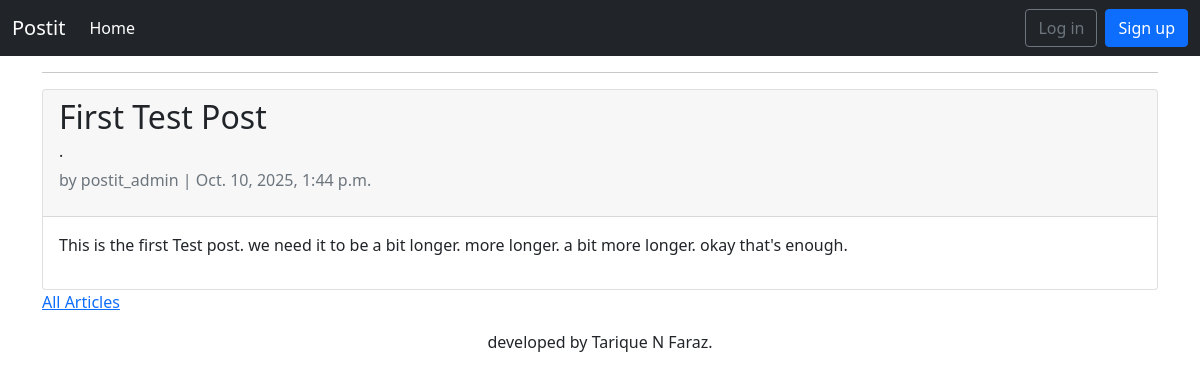
The app's page /posts/1/ with its own data.
### posts/models.py (models this page shows, shortened)
class Post(models.Model):
	title = models.CharField(max_length=200)
	body = models.TextField()
	author = models.ForeignKey(get_user_model(), on_delete=models.CASCADE)
	created_at = models.DateTimeField(auto_now_add=True)
	updated_at = models.DateTimeField(auto_now=True)

### users/models.py (models this page shows)
class CustomUser(AbstractUser):
	age = models.PositiveIntegerField(null=True, blank=True)

### posts/views.py (the view)
# urls.py: path('posts/<int:pk>/', PostDetail.as_view(), name='post_detail'),
class PostDetail(DetailView):
    model = Post
    template_name = "post_detail.html"

### templates/post_detail.html (shortened to what this page needs)
{% extends "base.html" %}
{% block content %}
<div class="card">
  <div class="card-header">
	<span class="fw-bold">
	<h2>{{ object.title }}</h2>
	</span> &middot;
	<span class="text-muted"><p>by {{ object.author }} | {{ object.updated_at }}</p></span>
  </div>
  <div class="card-body">
	<p>{{ object.body }}</p>
  </div>
</div>
<div>
	<p><a href="{% url 'post_list' %}">All Articles</a></p>
</div>
{% endblock content %}

### records on screen
Post: title "First Test Post", author "postit_admin", updated_at "Oct. 10, 2025, 1:44 p.m.", body "This is the first Test post. we need it to be a bit longer. more longer. a bit more longer. okay that's enough."
